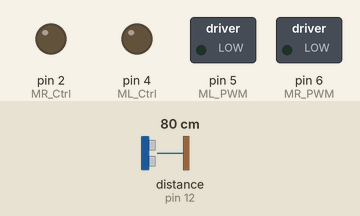
Recording of a sketch running on a simulated Arduino Uno, built with avr-gcc and run on an emulated ATmega328P. Shown: switched loads named in the sketch (green lamp = pin HIGH), output pins drawn as LEDs (lit = HIGH). The inputs (shaded band) are chosen by the test bench; at power-on: distance to the obstacle (sensor on pin 12) 80 cm. The echo pulse lasts 58.3 µs per cm.

Above: at 1.2 s.
1.3 s: distance to the obstacle (sensor on pin 12) set to 37 cm
2.8 s: distance to the obstacle (sensor on pin 12) set to 33 cm
At 3.5 s:
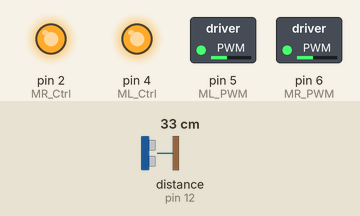
4.3 s: distance to the obstacle (sensor on pin 12) set to 14 cm
5.8 s: distance to the obstacle (sensor on pin 12) set to 10 cm
At 6.9 s:
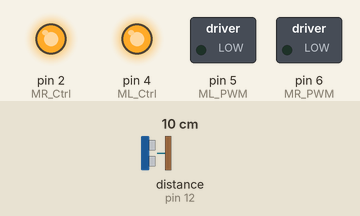
7.3 s: distance to the obstacle (sensor on pin 12) set to 6 cm
At 7.6 s:
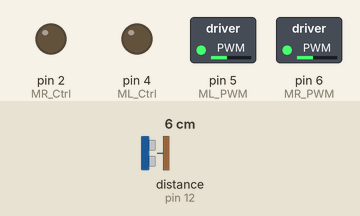
8.8 s: distance to the obstacle (sensor on pin 12) set to 18 cm
At 9.3 s:
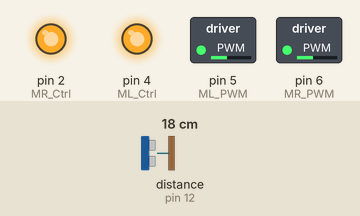
Timing chart, 0 to 11.3 s (numbered marks = the images above; inputs shaded):
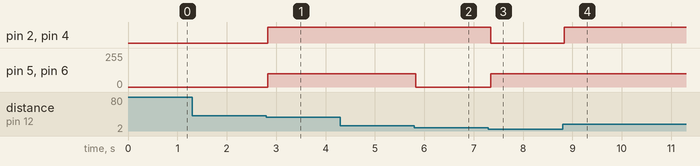

Measured:
- the behaviour switches between 35 and 34 cm on distance to the obstacle (sensor on pin 12) (found by bisection; images 0 and 1)
- the behaviour switches between 13 and 12 cm on distance to the obstacle (sensor on pin 12) (found by bisection; images 1 and 2)
- the behaviour switches between 8 and 7 cm on distance to the obstacle (sensor on pin 12) (found by bisection; images 2 and 3)
- after the input at 1.3 s, every drawn part: stays the same
- after the input at 2.8 s, pin 2 (MR_Ctrl), pin 4 (ML_Ctrl): LOW → HIGH at once; pin 5 (ML_PWM), pin 6 (MR_PWM): 0/255 → 100/255 at once
- after the input at 4.3 s, every drawn part: stays the same
- after the input at 5.8 s, pin 5 (ML_PWM), pin 6 (MR_PWM): 100/255 → 0/255 at once
- after the input at 7.3 s, pin 2 (MR_Ctrl), pin 4 (ML_Ctrl): HIGH → LOW after 0.05 s; pin 5 (ML_PWM), pin 6 (MR_PWM): 0/255 → 100/255 after 0.05 s
- after the input at 8.8 s, pin 2 (MR_Ctrl), pin 4 (ML_Ctrl): LOW → HIGH at once

The sketch:

Ultrasonic_Follow_Robot.ino
```cpp
/*
keyestudio 4wd BT Car V2.0
lesson 11
Ultrasonic Follow Robot
http://www.keyestudio.com
*/
#define ML_Ctrl 4     //define direction control pin of B motor
#define ML_PWM 5   //define PWM control pin of B motor
#define MR_Ctrl 2    //define direction control pin of A motor
#define MR_PWM 6   //define PWM control pin of A motor
#include "SR04.h" //define the function library of ultrasonic sensor
#define TRIG_PIN 12// set the signal input of ultrasonic sensor to D12
#define ECHO_PIN 13//set the signal output of ultrasonic sensor to D13
SR04 sr04 = SR04(ECHO_PIN,TRIG_PIN);
long distance;
void setup() {
  Serial.begin(9600);//open serial monitor and set baud rate to 9600
  pinMode(ML_Ctrl, OUTPUT);//set direction control pin of B motor to OUTPUT
  pinMode(ML_PWM, OUTPUT);//set PWM control pin of B motor to OUTPUT
  pinMode(MR_Ctrl, OUTPUT);//set direction control pin of A motor to OUTPUT
  pinMode(MR_PWM, OUTPUT);//set PWM control pin of A motor to OUTPUT
  pinMode(TRIG_PIN,OUTPUT);// set TRIG_PIN to OUTPUT
  pinMode(ECHO_PIN,INPUT);// set ECHO_PIN to INPUT
}
void loop() {
  distance = sr04.Distance();// the distance detected by ultrasonic sensor
   if(distance<8)//if distance is less than 8
  {
    back();//go back
  }
  else if((distance>=8)&&(distance<13))// if 8≤distance＜13
  {
    Stop();//stop
  }
  else if((distance>=13)&&(distance<35))//if 13≤distance＜35
  {
    front();//follow
  }
  else//otherwise
  {
    Stop();//stop
  }
}

void front()//go front
{
  digitalWrite(ML_Ctrl,HIGH);//set direction control pin of B motor to HIGH
  analogWrite(ML_PWM,100);//Set PWM control speed of B motor to 100
  digitalWrite(MR_Ctrl,HIGH);//set direction control pin of A motor to HIGH
  analogWrite(MR_PWM,100);//Set PWM control speed of A motor to 100
}
void back()//go back
{
  digitalWrite(ML_Ctrl,LOW);//set direction control pin of B motor to LOW
  analogWrite(ML_PWM,100);//Set PWM control speed of B motor to 100
  digitalWrite(MR_Ctrl,LOW);//set direction control pin of A motor to LOW
  analogWrite(MR_PWM,100);//Set PWM control speed of A motor to 100
}
void Stop()//stop
{
  analogWrite(ML_PWM,0);//set PWM control speed of B motor to 0
  analogWrite(MR_PWM,0);//set PWM control speed of A motor to 0
}//*********************************************************
```
